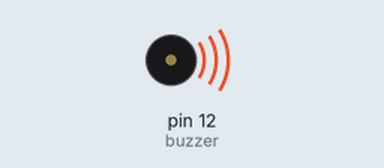
Recording of a sketch running on a simulated Arduino Uno, built with avr-gcc and run on an emulated ATmega328P. Shown: buzzer (waves = sounding).

Above: at 0.1 s.
Timing chart, 0 to 40.0 s (numbered marks = the images above):
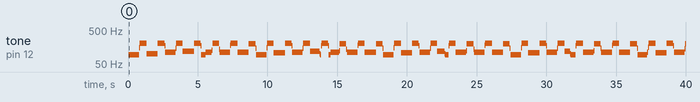

The sketch:

active_buzzer_sound.ino
```cpp
int buzzer = 12;//the pin of the active buzzer

void setup()
{
 pinMode(buzzer,OUTPUT);//initialize the buzzer pin as an output
}

void loop()
{
 unsigned char i;
 while(1)
 {
   //output an frequency
  for(i=0;i<80;i++)
  {
    digitalWrite(buzzer,HIGH);
    delay(8);//wait for 1ms
    digitalWrite(buzzer,LOW);
    delay(2);//wait for 1ms
  }

  //output another frequency
  for(i=0;i<100;i++)
  {
    digitalWrite(buzzer,HIGH);
    delay(2);//wait for 2ms
    digitalWrite(buzzer,LOW);
    delay(3);//wait for 2ms
  }
  }
}
```

Measured:
- by itself, tone on pin 12 (buzzer): plays 92 Hz for 0.76 s, 148 Hz for 0.04 s, 202 Hz for 0.48 s, 100 Hz for 0.80 s, 202 Hz for 0.48 s, 171 Hz for 0.04 s … (107 notes in this stretch)
